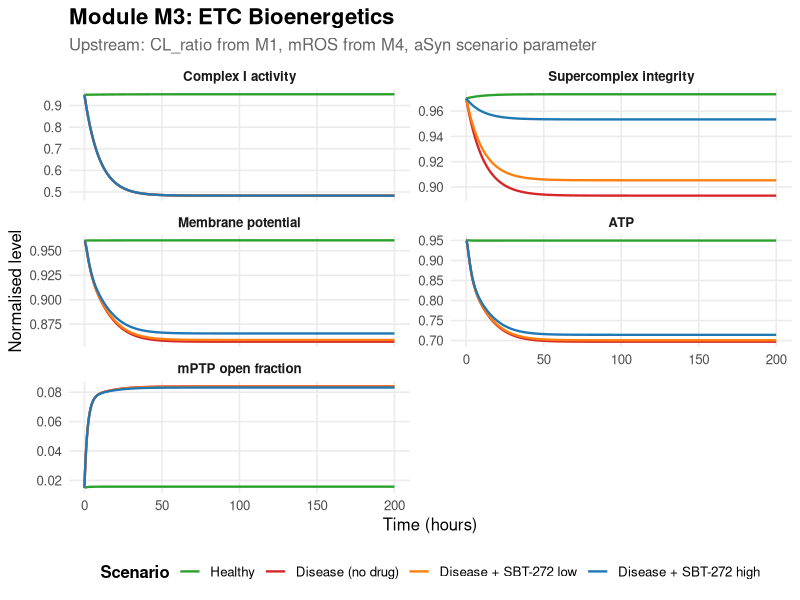
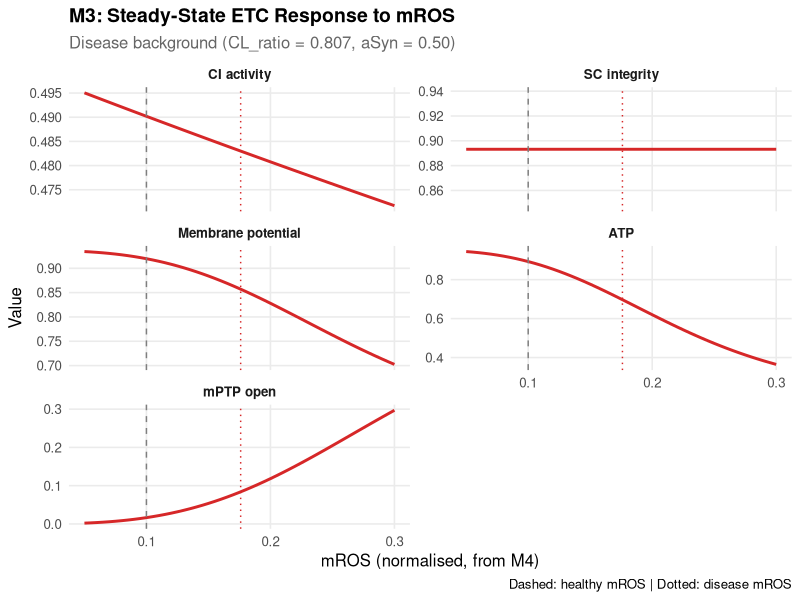
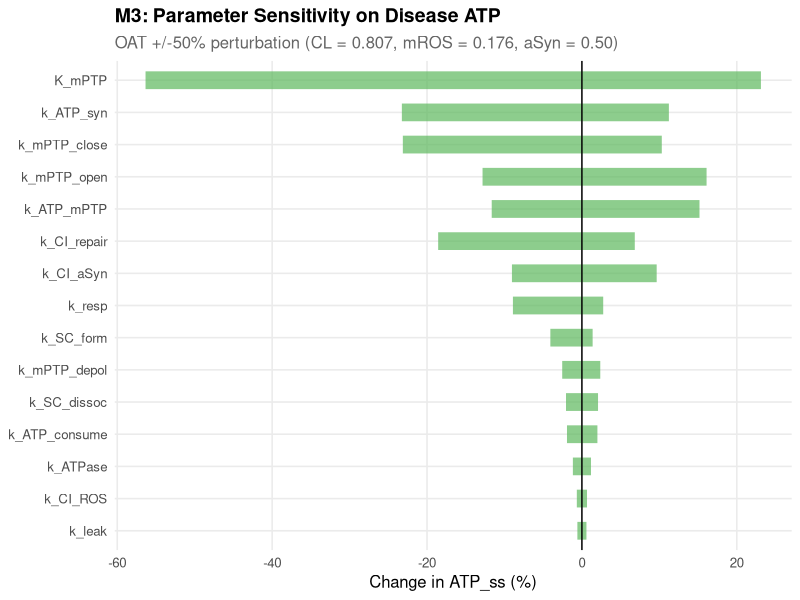

Reproduce these figures in R, in order.
##=============================================================================
## MODULE M3: ETC BIOENERGETICS
## Bevemipretide (SBT-272) QSP for Parkinson's Disease
##
## State variables (5):
##   CI_activity  — Complex I fractional activity [0,1]
##   SC_integrity — Supercomplex (respirasome) integrity [0,1]
##   delta_psi_m  — Mitochondrial membrane potential (normalised) [0,1]
##   ATP          — Mitochondrial ATP level (normalised) [0,1]
##   mPTP_open    — mPTP open fraction [0,1]
##
## Upstream coupling:
##   CL_ratio    <- M1 (supercomplex stability via cardiolipin)
##   mROS        <- M4 (CI damage, mPTP opening)
##   aSyn_oligo  — scenario parameter until M2 is coded
##
## Key outputs:
##   CI_activity  -> M4 (electron leak -> ROS production)
##   SC_integrity -> M4 (electron channeling)
##   delta_psi_m  -> M5 (PINK1 activation)
##   mPTP_open    -> M1 (damage_signal), M5 (cell death)
##   ATP          -> M2 (clearance), M5 (repair capacity)
##
## Calibration targets:
##   Healthy: CI ~ 0.95, SC ~ 0.97, dpsi ~ 0.96, ATP ~ 0.95, mPTP ~ 0.02
##   Disease: CI ~ 0.49 (Gao 2017), dpsi/ATP reduced, mPTP increased
##
## Spec deviation: aSyn damage to CI uses aSyn^2 (cooperative binding)
## instead of linear aSyn, to achieve the ~20x dynamic range needed
## between healthy (aSyn=0.05) and disease (aSyn=0.50) states.
## dpsi and ATP equations include (1-x) saturation for boundedness.
##
## Data sources:
##   Gao 2017 (doi:10.1093/hmg/ddx100): CI = 49% of WT in PD model
##   Devi 2008: aSyn binds CI subunits, inhibits activity
##   Kembro 2013 (Biophys J 104:332): proton leak g_H
##   Cortassa 2004 (Biophys J 84:2734): mitochondrial energetics
##=============================================================================


library(deSolve)
library(ggplot2)
library(tidyr)
library(dplyr)


cat("========================================================\n")
cat("  MODULE M3: ETC BIOENERGETICS — Bevemipretide QSP\n")
cat("  Version 1.0 | Upstream-coupled to M1 (CL), M4 (ROS)\n")
cat("========================================================\n\n")


##-----------------------------------------------------------------------------
## 1. PARAMETERS
##-----------------------------------------------------------------------------

M3_parameters <- function(CL_ratio = 0.948, mROS = 0.10, aSyn_oligo = 0.05) {

  p <- c(
    ## --- Complex I dynamics ---
    k_CI_repair = 0.050,    # CI repair/turnover rate (h^-1)
                             # ASSUMED: slow mitochondrial protein turnover
    k_CI_ROS    = 0.020,    # ROS-mediated CI damage (h^-1)
                             # ESTIMATED: secondary driver of CI loss
    k_CI_aSyn   = 0.200,    # aSyn-mediated CI damage (h^-1, applied to aSyn^2)
                             # ESTIMATED: Devi 2008, aSyn binds CI subunits
                             # Cooperative: requires oligomer accumulation

    ## --- Supercomplex dynamics ---
    k_SC_form   = 0.10,     # CL-dependent SC assembly (h^-1)
                             # ASSUMED: CL is required for respirasome stability
    k_SC_dissoc = 0.05,     # SC disassembly rate (h^-1)
                             # ASSUMED: proportional to (1 - CL_ratio)

    ## --- Membrane potential ---
    k_resp       = 1.0,     # ETC respiration rate (h^-1)
                             # ESTIMATED: overall electron transport capacity
    k_ATPase     = 0.020,   # ATP synthase proton consumption (h^-1)
                             # ASSUMED: Cortassa 2004 framework
    k_leak       = 0.010,   # Proton leak (h^-1)
                             # LITERATURE: Kembro 2013, g_H parameter
    k_mPTP_depol = 0.50,    # mPTP-mediated depolarisation (h^-1)
                             # ASSUMED: mPTP opening collapses membrane potential

    ## --- ATP dynamics ---
    k_ATP_syn     = 1.20,   # ATP synthesis rate (h^-1)
                             # ESTIMATED: tuned for ATP_healthy ~ 0.95
    k_ATP_consume = 0.025,  # Basal ATP consumption (h^-1)
                             # ASSUMED: cellular ATP demand
    k_ATP_mPTP    = 2.0,    # mPTP-mediated ATP depletion (h^-1)
                             # ASSUMED: cytochrome c release + uncoupling

    ## --- mPTP dynamics ---
    k_mPTP_open  = 0.50,    # mPTP opening rate (h^-1)
                             # ASSUMED: phenomenological
    k_mPTP_close = 0.50,    # mPTP closing rate (h^-1)
                             # ASSUMED: dpsi-dependent closure
    K_mPTP       = 0.40,    # Hill half-max for ROS-driven opening
                             # ASSUMED: threshold for mPTP activation
    n_Hill       = 3,       # Hill coefficient (cooperativity)
                             # ASSUMED: cooperative Ca2+/ROS gating

    ## --- Upstream coupling (scenario parameters) ---
    CL_ratio   = CL_ratio,
    mROS       = mROS,
    aSyn_oligo = aSyn_oligo
  )

  return(p)
}


##-----------------------------------------------------------------------------
## 2. INITIAL CONDITIONS
##-----------------------------------------------------------------------------

M3_init <- function() {
  c(
    CI_activity  = 0.95,    # Near healthy SS
    SC_integrity = 0.97,    # Near healthy SS
    delta_psi_m  = 0.96,    # Near healthy SS
    ATP          = 0.95,    # Near healthy SS
    mPTP_open    = 0.015    # Nearly closed
  )
}


##-----------------------------------------------------------------------------
## 3. ODE SYSTEM
##-----------------------------------------------------------------------------

M3_odes <- function(t, state, parms) {
  with(as.list(c(state, parms)), {

    ## --- Clamp states to [0, 1] ---
    CI_activity  <- max(0, min(1, CI_activity))
    SC_integrity <- max(0, min(1, SC_integrity))
    delta_psi_m  <- max(0, min(1, delta_psi_m))
    ATP          <- max(0, min(1, ATP))
    mPTP_open    <- max(0, min(1, mPTP_open))

    ## --- Hill function for mPTP ROS sensitivity ---
    Hill_ROS <- mROS^n_Hill / (K_mPTP^n_Hill + mROS^n_Hill)

    ## --- ODE 1: Complex I activity ---
    ## Repair toward full activity; damage by ROS and aSyn oligomers
    ## aSyn^2 gives cooperative damage (Devi 2008)
    dCI <- (k_CI_repair * (1 - CI_activity)
            - k_CI_ROS * mROS * CI_activity
            - k_CI_aSyn * aSyn_oligo^2 * CI_activity)

    ## --- ODE 2: Supercomplex integrity ---
    ## CL-dependent assembly; (1-CL_ratio)-dependent disassembly
    dSC <- (k_SC_form * CL_ratio * (1 - SC_integrity)
            - k_SC_dissoc * (1 - CL_ratio) * SC_integrity)

    ## --- ODE 3: Membrane potential ---
    ## Respiration charges; ATPase + leak + mPTP discharge
    ## (1 - dpsi) saturation ensures boundedness
    dPsi <- (k_resp * CI_activity * SC_integrity * (1 - delta_psi_m)
             - k_ATPase * delta_psi_m
             - k_leak * delta_psi_m
             - k_mPTP_depol * mPTP_open * delta_psi_m)

    ## --- ODE 4: ATP level ---
    ## Synthesis driven by pmf * ETC capacity; consumption + mPTP loss
    ## (1 - ATP) saturation ensures boundedness
    dATP <- (k_ATP_syn * delta_psi_m * CI_activity * SC_integrity * (1 - ATP)
             - k_ATP_consume * ATP
             - k_ATP_mPTP * mPTP_open * ATP)

    ## --- ODE 5: mPTP open fraction ---
    ## ROS-driven opening (Hill); dpsi-dependent closure
    dmPTP <- (k_mPTP_open * Hill_ROS * (1 - mPTP_open)
              - k_mPTP_close * mPTP_open * delta_psi_m)

    ## --- Derived quantities ---
    ETC_capacity <- CI_activity * SC_integrity
    resp_flux    <- k_resp * CI_activity * SC_integrity * (1 - delta_psi_m)
    ATP_flux     <- k_ATP_syn * delta_psi_m * CI_activity * SC_integrity * (1 - ATP)

    list(
      c(dCI, dSC, dPsi, dATP, dmPTP),
      ETC_capacity = ETC_capacity,
      Hill_ROS     = Hill_ROS,
      resp_flux    = resp_flux,
      ATP_flux     = ATP_flux
    )
  })
}


##-----------------------------------------------------------------------------
## 4. SOLVER
##-----------------------------------------------------------------------------

run_M3 <- function(CL_ratio = 0.948, mROS = 0.10, aSyn_oligo = 0.05,
                   duration_h = 200, dt = 0.1, y0 = NULL) {

  parms <- M3_parameters(CL_ratio, mROS, aSyn_oligo)
  if (is.null(y0)) y0 <- M3_init()
  times <- seq(0, duration_h, by = dt)

  out <- ode(y = y0, times = times, func = M3_odes, parms = parms,
             method = "lsoda", atol = 1e-10, rtol = 1e-10)

  result <- as.data.frame(out)
  result$CL_ratio   <- CL_ratio
  result$mROS        <- mROS
  result$aSyn_oligo  <- aSyn_oligo

  ss <- result[nrow(result), ]
  cat(sprintf(
    "M3 | CL=%.3f mROS=%.3f aSyn=%.2f | SS: CI=%.3f SC=%.3f dpsi=%.3f ATP=%.3f mPTP=%.4f\n",
    CL_ratio, mROS, aSyn_oligo,
    ss$CI_activity, ss$SC_integrity, ss$delta_psi_m, ss$ATP, ss$mPTP_open))

  return(result)
}


##-----------------------------------------------------------------------------
## 5. ANALYTICAL STEADY STATE
##-----------------------------------------------------------------------------

M3_analytical_ss <- function(CL_ratio = 0.948, mROS = 0.10, aSyn_oligo = 0.05) {

  p <- M3_parameters(CL_ratio, mROS, aSyn_oligo)

  ## CI and SC decouple from other M3 states
  CI_ss <- as.numeric(
    p["k_CI_repair"] /
    (p["k_CI_repair"] + p["k_CI_ROS"] * mROS + p["k_CI_aSyn"] * aSyn_oligo^2))

  SC_ss <- as.numeric(
    p["k_SC_form"] * CL_ratio /
    (p["k_SC_form"] * CL_ratio + p["k_SC_dissoc"] * (1 - CL_ratio)))

  ## dpsi and mPTP are coupled — solve via uniroot
  A <- as.numeric(p["k_resp"]) * CI_ss * SC_ss
  B <- as.numeric(p["k_ATPase"] + p["k_leak"])
  k_dep <- as.numeric(p["k_mPTP_depol"])
  k_o   <- as.numeric(p["k_mPTP_open"])
  k_c   <- as.numeric(p["k_mPTP_close"])

  H <- mROS^as.numeric(p["n_Hill"]) /
       (as.numeric(p["K_mPTP"])^as.numeric(p["n_Hill"]) +
        mROS^as.numeric(p["n_Hill"]))

  if (H < 1e-15) {
    mPTP_ss   <- 0
    dpsi_ss   <- A / (A + B)
  } else {
    f_mPTP <- function(m) {
      dpsi <- A / (A + B + k_dep * m)
      k_o * H * (1 - m) - k_c * m * dpsi
    }
    sol <- uniroot(f_mPTP, interval = c(0, 1 - 1e-10), tol = 1e-12)
    mPTP_ss <- sol$root
    dpsi_ss <- A / (A + B + k_dep * mPTP_ss)
  }

  ## ATP from saturating SS
  P_atp <- as.numeric(p["k_ATP_syn"]) * dpsi_ss * CI_ss * SC_ss
  Q_atp <- as.numeric(p["k_ATP_consume"]) +
           as.numeric(p["k_ATP_mPTP"]) * mPTP_ss
  ATP_ss <- P_atp / (P_atp + Q_atp)

  return(c(CI_activity  = CI_ss,
           SC_integrity = SC_ss,
           delta_psi_m  = dpsi_ss,
           ATP          = ATP_ss,
           mPTP_open    = mPTP_ss))
}


##-----------------------------------------------------------------------------
## 6. VERIFICATION TESTS (FDA QSP Guidance Section IV)
##-----------------------------------------------------------------------------

verify_M3 <- function() {

  cat("=== MODULE M3 VERIFICATION TESTS ===\n\n")
  pass_count  <- 0
  total_tests <- 6
  t_verify    <- 500


  ## --- V1: Healthy steady state in expected range ---
  cat("V1: Healthy steady state...\n")
  res_h <- run_M3(CL_ratio = 0.948, mROS = 0.10, aSyn_oligo = 0.05,
                  duration_h = t_verify)
  ss_h  <- res_h[nrow(res_h), ]

  v1 <- (ss_h$CI_activity > 0.90 && ss_h$CI_activity <= 1.0 &&
         ss_h$SC_integrity > 0.95 &&
         ss_h$delta_psi_m > 0.90 &&
         ss_h$ATP > 0.90 &&
         ss_h$mPTP_open < 0.05)
  cat(sprintf("    CI_activity  = %.4f (expect > 0.90)\n", ss_h$CI_activity))
  cat(sprintf("    SC_integrity = %.4f (expect > 0.95)\n", ss_h$SC_integrity))
  cat(sprintf("    delta_psi_m  = %.4f (expect > 0.90)\n", ss_h$delta_psi_m))
  cat(sprintf("    ATP          = %.4f (expect > 0.90)\n", ss_h$ATP))
  cat(sprintf("    mPTP_open    = %.4f (expect < 0.05)\n", ss_h$mPTP_open))
  cat(sprintf("    V1 Healthy SS:              %s\n\n",
              ifelse(v1, "PASS", "FAIL")))
  if (v1) pass_count <- pass_count + 1


  ## --- V2: Disease perturbation ---
  ## CL_ratio=0.807 from M1, mROS=0.176 from M4, aSyn=0.50
  cat("V2: Disease perturbation...\n")
  res_d <- run_M3(CL_ratio = 0.807, mROS = 0.176, aSyn_oligo = 0.50,
                  duration_h = t_verify)
  ss_d  <- res_d[nrow(res_d), ]

  v2 <- (ss_d$CI_activity < ss_h$CI_activity &&
         ss_d$SC_integrity < ss_h$SC_integrity &&
         ss_d$delta_psi_m < ss_h$delta_psi_m &&
         ss_d$ATP < ss_h$ATP &&
         ss_d$mPTP_open > ss_h$mPTP_open)
  cat(sprintf("    CI:   %.4f -> %.4f (target ~0.49)\n",
              ss_h$CI_activity, ss_d$CI_activity))
  cat(sprintf("    SC:   %.4f -> %.4f\n",
              ss_h$SC_integrity, ss_d$SC_integrity))
  cat(sprintf("    dpsi: %.4f -> %.4f\n",
              ss_h$delta_psi_m, ss_d$delta_psi_m))
  cat(sprintf("    ATP:  %.4f -> %.4f\n",
              ss_h$ATP, ss_d$ATP))
  cat(sprintf("    mPTP: %.4f -> %.4f\n",
              ss_h$mPTP_open, ss_d$mPTP_open))
  cat(sprintf("    V2 Disease perturbation:    %s\n\n",
              ifelse(v2, "PASS", "FAIL")))
  if (v2) pass_count <- pass_count + 1


  ## --- V3: Drug rescue (CL_ratio improvement from M1) ---
  ## Drug acts through M1: CL_ratio improves 0.807 -> 0.911
  ## This only affects SC directly; CI unchanged (mROS/aSyn same)
  cat("V3: Drug rescue (CL_ratio 0.807 -> 0.911 from M1)...\n")
  res_drug <- run_M3(CL_ratio = 0.911, mROS = 0.176, aSyn_oligo = 0.50,
                     duration_h = t_verify)
  ss_rx <- res_drug[nrow(res_drug), ]

  v3 <- (ss_rx$SC_integrity > ss_d$SC_integrity &&
         ss_rx$delta_psi_m > ss_d$delta_psi_m &&
         ss_rx$ATP > ss_d$ATP)
  cat(sprintf("    SC:   disease=%.4f -> drug=%.4f\n",
              ss_d$SC_integrity, ss_rx$SC_integrity))
  cat(sprintf("    dpsi: disease=%.4f -> drug=%.4f\n",
              ss_d$delta_psi_m, ss_rx$delta_psi_m))
  cat(sprintf("    ATP:  disease=%.4f -> drug=%.4f\n",
              ss_d$ATP, ss_rx$ATP))
  cat(sprintf("    CI:   disease=%.4f -> drug=%.4f (unchanged, expected)\n",
              ss_d$CI_activity, ss_rx$CI_activity))
  cat(sprintf("    V3 Drug rescue (via SC):    %s\n\n",
              ifelse(v3, "PASS", "FAIL")))
  if (v3) pass_count <- pass_count + 1


  ## --- V4: Zero damage -> full ETC function ---
  cat("V4: Zero damage -> full ETC function...\n")
  res_zero <- run_M3(CL_ratio = 1.0, mROS = 0.0, aSyn_oligo = 0.0,
                     duration_h = t_verify,
                     y0 = c(CI_activity = 1.0, SC_integrity = 1.0,
                            delta_psi_m = 0.97, ATP = 0.95, mPTP_open = 0.0))
  ss_z <- res_zero[nrow(res_zero), ]

  v4 <- (abs(ss_z$CI_activity - 1.0) < 1e-6 &&
         abs(ss_z$mPTP_open) < 1e-10)
  cat(sprintf("    CI_activity = %.6f (expect 1.0)\n", ss_z$CI_activity))
  cat(sprintf("    mPTP_open   = %.2e (expect 0)\n", ss_z$mPTP_open))
  cat(sprintf("    SC = %.4f  dpsi = %.4f  ATP = %.4f\n",
              ss_z$SC_integrity, ss_z$delta_psi_m, ss_z$ATP))
  cat(sprintf("    V4 Zero damage:             %s\n\n",
              ifelse(v4, "PASS", "FAIL")))
  if (v4) pass_count <- pass_count + 1


  ## --- V5: Non-negativity and boundedness [0,1] ---
  cat("V5: Non-negativity and boundedness...\n")
  all_res <- rbind(res_h, res_d, res_drug)
  v5 <- (all(all_res$CI_activity >= -1e-10) &&
         all(all_res$CI_activity <= 1 + 1e-10) &&
         all(all_res$SC_integrity >= -1e-10) &&
         all(all_res$SC_integrity <= 1 + 1e-10) &&
         all(all_res$delta_psi_m >= -1e-10) &&
         all(all_res$delta_psi_m <= 1 + 1e-10) &&
         all(all_res$ATP >= -1e-10) &&
         all(all_res$ATP <= 1 + 1e-10) &&
         all(all_res$mPTP_open >= -1e-10) &&
         all(all_res$mPTP_open <= 1 + 1e-10))
  cat(sprintf("    CI range:   [%.4f, %.4f]\n",
              min(all_res$CI_activity), max(all_res$CI_activity)))
  cat(sprintf("    SC range:   [%.4f, %.4f]\n",
              min(all_res$SC_integrity), max(all_res$SC_integrity)))
  cat(sprintf("    dpsi range: [%.4f, %.4f]\n",
              min(all_res$delta_psi_m), max(all_res$delta_psi_m)))
  cat(sprintf("    ATP range:  [%.4f, %.4f]\n",
              min(all_res$ATP), max(all_res$ATP)))
  cat(sprintf("    mPTP range: [%.4e, %.4f]\n",
              min(all_res$mPTP_open), max(all_res$mPTP_open)))
  cat(sprintf("    V5 Boundedness:             %s\n\n",
              ifelse(v5, "PASS", "FAIL")))
  if (v5) pass_count <- pass_count + 1


  ## --- V6: Numerical SS matches analytical SS (<1%) ---
  cat("V6: Numerical vs analytical steady state...\n")
  ss_an_h <- M3_analytical_ss(CL_ratio = 0.948, mROS = 0.10, aSyn_oligo = 0.05)
  ss_an_d <- M3_analytical_ss(CL_ratio = 0.807, mROS = 0.176, aSyn_oligo = 0.50)

  err_CI_h  <- abs(ss_h$CI_activity - ss_an_h["CI_activity"]) /
               ss_an_h["CI_activity"] * 100
  err_CI_d  <- abs(ss_d$CI_activity - ss_an_d["CI_activity"]) /
               ss_an_d["CI_activity"] * 100
  err_psi_h <- abs(ss_h$delta_psi_m - ss_an_h["delta_psi_m"]) /
               ss_an_h["delta_psi_m"] * 100
  err_psi_d <- abs(ss_d$delta_psi_m - ss_an_d["delta_psi_m"]) /
               ss_an_d["delta_psi_m"] * 100

  v6 <- (err_CI_h < 1.0 && err_CI_d < 1.0 &&
         err_psi_h < 1.0 && err_psi_d < 1.0)
  cat(sprintf("    Healthy CI:   num=%.5f ana=%.5f (err: %.4f%%)\n",
              ss_h$CI_activity, ss_an_h["CI_activity"], err_CI_h))
  cat(sprintf("    Disease CI:   num=%.5f ana=%.5f (err: %.4f%%)\n",
              ss_d$CI_activity, ss_an_d["CI_activity"], err_CI_d))
  cat(sprintf("    Healthy dpsi: num=%.5f ana=%.5f (err: %.4f%%)\n",
              ss_h$delta_psi_m, ss_an_h["delta_psi_m"], err_psi_h))
  cat(sprintf("    Disease dpsi: num=%.5f ana=%.5f (err: %.4f%%)\n",
              ss_d$delta_psi_m, ss_an_d["delta_psi_m"], err_psi_d))
  cat(sprintf("    V6 Analytical match (<1%%): %s\n\n",
              ifelse(v6, "PASS", "FAIL")))
  if (v6) pass_count <- pass_count + 1


  ## --- Summary ---
  cat(sprintf("=== M3 VERIFICATION RESULT: %d/%d tests passed ===\n\n",
              pass_count, total_tests))

  return(pass_count == total_tests)
}


##-----------------------------------------------------------------------------
## 7. MULTI-SCENARIO SIMULATION AND PLOTTING
##-----------------------------------------------------------------------------

run_all_M3_scenarios <- function() {

  ## Scenario definitions
  ## Drug effect is INDIRECT via M1: CL_ratio improves -> SC improves
  ## mROS and aSyn held at disease level (not yet feedback-coupled)
  scenarios <- list(
    healthy  = list(CL = 0.948, mROS = 0.10,  aSyn = 0.05,
                    label = "Healthy"),
    disease  = list(CL = 0.807, mROS = 0.176, aSyn = 0.50,
                    label = "Disease (no drug)"),
    drug_low = list(CL = 0.827, mROS = 0.176, aSyn = 0.50,
                    label = "Disease + SBT-272 low"),
    drug_hi  = list(CL = 0.911, mROS = 0.176, aSyn = 0.50,
                    label = "Disease + SBT-272 high")
  )

  ## Run all scenarios
  all_data <- data.frame()
  for (name in names(scenarios)) {
    s <- scenarios[[name]]
    res <- run_M3(CL_ratio = s$CL, mROS = s$mROS, aSyn_oligo = s$aSyn,
                  duration_h = 200)
    res$scenario <- s$label
    all_data <- rbind(all_data, res)
  }

  all_data$scenario <- factor(all_data$scenario,
    levels = sapply(scenarios, function(s) s$label))


  ## --- Plot 1: Time course of all states ---
  plot_vars <- c("CI_activity", "SC_integrity", "delta_psi_m",
                 "ATP", "mPTP_open")

  long_data <- all_data %>%
    select(time, scenario, all_of(plot_vars)) %>%
    pivot_longer(cols = all_of(plot_vars),
                 names_to = "variable", values_to = "value")

  long_data$variable <- factor(long_data$variable,
    levels = plot_vars,
    labels = c("Complex I activity", "Supercomplex integrity",
               "Membrane potential", "ATP", "mPTP open fraction"))

  p1 <- ggplot(long_data, aes(x = time, y = value, color = scenario)) +
    geom_line(linewidth = 0.8) +
    facet_wrap(~ variable, scales = "free_y", ncol = 2) +
    scale_color_manual(values = c("Healthy" = "#2ca02c",
                                  "Disease (no drug)" = "#d62728",
                                  "Disease + SBT-272 low" = "#ff7f0e",
                                  "Disease + SBT-272 high" = "#1f77b4")) +
    labs(
      title = "Module M3: ETC Bioenergetics",
      subtitle = paste("Upstream: CL_ratio from M1, mROS from M4,",
                        "aSyn scenario parameter"),
      x = "Time (hours)",
      y = "Normalised level",
      color = "Scenario"
    ) +
    theme_minimal(base_size = 12) +
    theme(
      legend.position = "bottom",
      legend.title = element_text(face = "bold"),
      plot.title = element_text(face = "bold", size = 16),
      plot.subtitle = element_text(color = "gray40"),
      strip.text = element_text(face = "bold"),
      panel.grid.minor = element_blank()
    )

  ggsave("M3_ETC_time_course.png", p1,
         width = 12, height = 10, dpi = 300, bg = "white")
  cat("Saved: M3_ETC_time_course.png\n")


  ## --- Plot 2: mROS sweep -> all SS outputs ---
  cat("Running mROS sweep (analytical SS)...\n")
  mROS_sweep <- seq(0.05, 0.30, by = 0.005)
  sweep_data <- data.frame()

  for (mr in mROS_sweep) {
    ss_vals <- M3_analytical_ss(CL_ratio = 0.807, mROS = mr, aSyn_oligo = 0.50)
    sweep_data <- rbind(sweep_data, data.frame(
      mROS         = mr,
      CI_activity  = ss_vals["CI_activity"],
      SC_integrity = ss_vals["SC_integrity"],
      delta_psi_m  = ss_vals["delta_psi_m"],
      ATP          = ss_vals["ATP"],
      mPTP_open    = ss_vals["mPTP_open"]
    ))
  }

  sweep_long <- sweep_data %>%
    pivot_longer(cols = -mROS, names_to = "variable", values_to = "value")

  sweep_long$variable <- factor(sweep_long$variable,
    levels = c("CI_activity", "SC_integrity", "delta_psi_m", "ATP", "mPTP_open"),
    labels = c("CI activity", "SC integrity", "Membrane potential",
               "ATP", "mPTP open"))

  p2 <- ggplot(sweep_long, aes(x = mROS, y = value)) +
    geom_line(linewidth = 1, color = "#d62728") +
    facet_wrap(~ variable, scales = "free_y", ncol = 2) +
    geom_vline(xintercept = 0.10, linetype = "dashed", color = "gray50") +
    geom_vline(xintercept = 0.176, linetype = "dotted", color = "#d62728") +
    labs(
      title = "M3: Steady-State ETC Response to mROS",
      subtitle = "Disease background (CL_ratio = 0.807, aSyn = 0.50)",
      x = "mROS (normalised, from M4)",
      y = "Value",
      caption = "Dashed: healthy mROS | Dotted: disease mROS"
    ) +
    theme_minimal(base_size = 12) +
    theme(
      plot.title = element_text(face = "bold", size = 14),
      plot.subtitle = element_text(color = "gray40"),
      strip.text = element_text(face = "bold"),
      panel.grid.minor = element_blank()
    )

  ggsave("M3_mROS_sweep.png", p2,
         width = 10, height = 8, dpi = 300, bg = "white")
  cat("Saved: M3_mROS_sweep.png\n")


  ## --- Plot 3: Sensitivity tornado on ATP_ss ---
  cat("Running sensitivity analysis...\n")
  base_ss <- M3_analytical_ss(CL_ratio = 0.807, mROS = 0.176, aSyn_oligo = 0.50)
  base_ATP <- base_ss["ATP"]

  p_base <- M3_parameters(CL_ratio = 0.807, mROS = 0.176, aSyn_oligo = 0.50)

  param_names <- c("k_CI_repair", "k_CI_ROS", "k_CI_aSyn",
                    "k_SC_form", "k_SC_dissoc",
                    "k_resp", "k_ATPase", "k_leak", "k_mPTP_depol",
                    "k_ATP_syn", "k_ATP_consume", "k_ATP_mPTP",
                    "k_mPTP_open", "k_mPTP_close", "K_mPTP")

  sens_data <- data.frame()
  for (pname in param_names) {
    for (direction in c(-0.5, 0.5)) {
      p_mod <- p_base
      p_mod[pname] <- p_base[pname] * (1 + direction)

      ## Recompute SS with modified parameter
      mod_CI <- p_mod["k_CI_repair"] /
                (p_mod["k_CI_repair"] + p_mod["k_CI_ROS"] * 0.176 +
                 p_mod["k_CI_aSyn"] * 0.50^2)
      mod_SC <- p_mod["k_SC_form"] * 0.807 /
                (p_mod["k_SC_form"] * 0.807 + p_mod["k_SC_dissoc"] * 0.193)

      mod_A <- p_mod["k_resp"] * mod_CI * mod_SC
      mod_B <- p_mod["k_ATPase"] + p_mod["k_leak"]
      mod_H <- 0.176^p_mod["n_Hill"] /
               (p_mod["K_mPTP"]^p_mod["n_Hill"] + 0.176^p_mod["n_Hill"])

      if (mod_H < 1e-15) {
        mod_mPTP <- 0
      } else {
        f_mod <- function(m) {
          dpsi <- as.numeric(mod_A / (mod_A + mod_B + p_mod["k_mPTP_depol"]*m))
          as.numeric(p_mod["k_mPTP_open"] * mod_H * (1-m) -
                     p_mod["k_mPTP_close"] * m * dpsi)
        }
        sol <- tryCatch(
          uniroot(f_mod, interval = c(0, 1 - 1e-10), tol = 1e-12),
          error = function(e) list(root = NA))
        mod_mPTP <- sol$root
      }

      if (is.na(mod_mPTP)) {
        pct_change <- NA
      } else {
        mod_dpsi <- as.numeric(mod_A / (mod_A + mod_B +
                    p_mod["k_mPTP_depol"] * mod_mPTP))
        mod_P <- as.numeric(p_mod["k_ATP_syn"] * mod_dpsi * mod_CI * mod_SC)
        mod_Q <- as.numeric(p_mod["k_ATP_consume"] +
                 p_mod["k_ATP_mPTP"] * mod_mPTP)
        mod_ATP <- mod_P / (mod_P + mod_Q)
        pct_change <- as.numeric((mod_ATP - base_ATP) / base_ATP * 100)
      }

      sens_data <- rbind(sens_data, data.frame(
        parameter  = pname,
        direction  = ifelse(direction > 0, "+50%", "-50%"),
        pct_change = pct_change
      ))
    }
  }

  tornado <- sens_data %>%
    filter(!is.na(pct_change)) %>%
    group_by(parameter) %>%
    summarise(
      low  = min(pct_change),
      high = max(pct_change),
      span = abs(max(pct_change) - min(pct_change)),
      .groups = "drop"
    ) %>%
    arrange(span)

  tornado$parameter <- factor(tornado$parameter, levels = tornado$parameter)

  p3 <- ggplot(tornado, aes(y = parameter)) +
    geom_segment(aes(x = low, xend = high, yend = parameter),
                 linewidth = 6, color = "#5cb85c", alpha = 0.7) +
    geom_vline(xintercept = 0, linewidth = 0.5) +
    labs(
      title = "M3: Parameter Sensitivity on Disease ATP",
      subtitle = "OAT +/-50% perturbation (CL = 0.807, mROS = 0.176, aSyn = 0.50)",
      x = "Change in ATP_ss (%)",
      y = NULL
    ) +
    theme_minimal(base_size = 12) +
    theme(
      plot.title = element_text(face = "bold", size = 14),
      plot.subtitle = element_text(color = "gray40"),
      panel.grid.minor = element_blank()
    )

  ggsave("M3_sensitivity.png", p3,
         width = 10, height = 7, dpi = 300, bg = "white")
  cat("Saved: M3_sensitivity.png\n\n")


  return(list(data = all_data, sweep = sweep_data, sensitivity = sens_data))
}


##-----------------------------------------------------------------------------
## 8. EXECUTE
##-----------------------------------------------------------------------------

all_passed <- verify_M3()

if (all_passed) {
  cat("All verification tests passed. Running scenarios...\n\n")
} else {
  cat("WARNING: Not all verification tests passed.\n")
  cat("Running scenarios anyway for diagnostic purposes...\n\n")
}

results <- run_all_M3_scenarios()

## Summary table
cat("Analytical SS for key scenarios:\n")
for (label in c("Healthy", "Disease", "Drug_high")) {
  if (label == "Healthy") {
    ss <- M3_analytical_ss(CL_ratio = 0.948, mROS = 0.10, aSyn_oligo = 0.05)
  } else if (label == "Disease") {
    ss <- M3_analytical_ss(CL_ratio = 0.807, mROS = 0.176, aSyn_oligo = 0.50)
  } else {
    ss <- M3_analytical_ss(CL_ratio = 0.911, mROS = 0.176, aSyn_oligo = 0.50)
  }
  cat(sprintf("  %-10s CI=%.3f SC=%.3f dpsi=%.3f ATP=%.3f mPTP=%.4f\n",
              label, ss["CI_activity"], ss["SC_integrity"],
              ss["delta_psi_m"], ss["ATP"], ss["mPTP_open"]))
}

cat("\nSensitivity analysis (top parameters):\n")
print(results$sensitivity[order(-abs(results$sensitivity$pct_change)), ],
      row.names = FALSE)

cat("\n========================================================\n")
cat("  MODULE M3 COMPLETE\n")
cat("  Outputs: CI_activity, SC_integrity -> M4 (ROS)\n")
cat("           delta_psi_m, mPTP_open    -> M5 (mitophagy)\n")
cat("           ATP                       -> M2 (clearance)\n")
cat("  Upstream: CL_ratio <- M1, mROS <- M4, aSyn <- scenario\n")
cat("========================================================\n")
